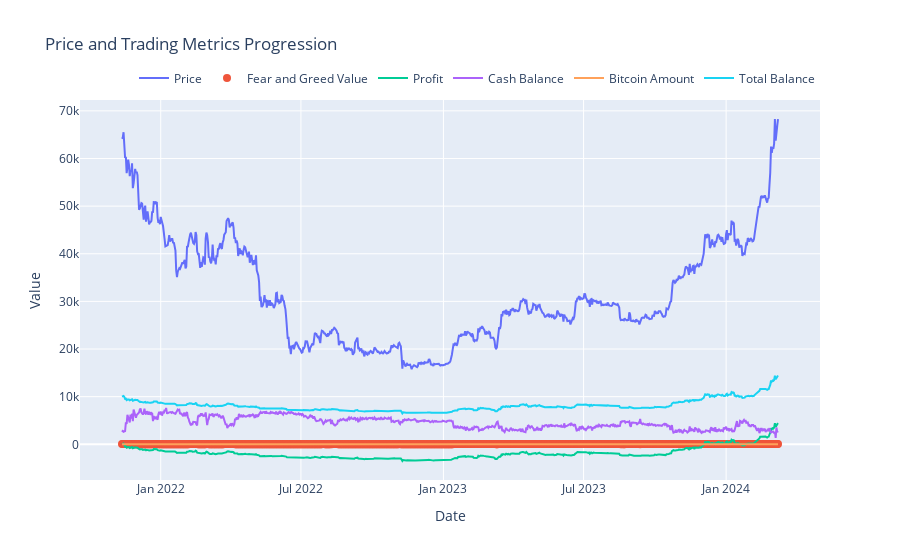

The notebook cell this image was saved under:
### Code cell
import plotly.graph_objects as go

# Initialize empty lists to store data for plotting
price_data = []
fear_and_greed_data = []
profit_data = []
cash_balance_data = []
bitcoin_amount_data = []
total_balance_data = []
date_data = list(Dates[245:])

# Loop through each day and append data
for i in range(len(indicator_values)):
    price_data.append(prices[i])
    fear_and_greed_data.append(indicator_values[i])
    profit_data.append(profits[i])
    cash_balance_data.append(cash[i])
    bitcoin_amount_data.append(bitcoin[i])
    total_balance_data.append(total[i])
    #date_data.append(Dates[i])

# Create Plotly figure
fig = go.Figure()

# Add traces for each data series
fig.add_trace(go.Scatter(x=date_data, y=price_data, mode='lines', name='Price'))
fig.add_trace(go.Scatter(x=date_data, y=fear_and_greed_data, mode='markers', name='Fear and Greed Value', marker=dict(size=8)))
fig.add_trace(go.Scatter(x=date_data, y=profit_data, mode='lines', name='Profit'))
fig.add_trace(go.Scatter(x=date_data, y=cash_balance_data, mode='lines', name='Cash Balance'))
fig.add_trace(go.Scatter(x=date_data, y=bitcoin_amount_data, mode='lines', name='Bitcoin Amount'))
fig.add_trace(go.Scatter(x=date_data, y=total_balance_data, mode='lines', name='Total Balance'))

# Update layout with labels
fig.update_layout(title='Price and Trading Metrics Progression',
                  xaxis_title='Date',
                  yaxis_title='Value',
                  legend=dict(orientation="h", yanchor="bottom", y=1.02, xanchor="right", x=1),
                  hovermode='x unified')

# Show the figure
fig.show()

### Figure 1 — Plotly figure (JSON) as saved in the notebook; plotly's stock layout.template omitted (floating-point values rounded to 4 significant figures; data arrays with more than 128 entries replaced by an {"elided": "..."} marker saying what was removed)
{"data": [{"mode": "lines", "name": "Price", "type": "scatter", "x": {"elided": "848 str values"}, "y": {"elided": "848 float values"}}, {"marker": {"size": 8}, "mode": "markers", "name": "Fear and Greed Value", "type": "scatter", "x": {"elided": "848 str values"}, "y": {"elided": "848 int values"}}, {"mode": "lines", "name": "Profit", "type": "scatter", "x": {"elided": "848 str values"}, "y": {"elided": "848 float values"}}, {"mode": "lines", "name": "Cash Balance", "type": "scatter", "x": {"elided": "848 str values"}, "y": {"elided": "848 float values"}}, {"mode": "lines", "name": "Bitcoin Amount", "type": "scatter", "x": {"elided": "848 str values"}, "y": {"elided": "848 float values"}}, {"mode": "lines", "name": "Total Balance", "type": "scatter", "x": {"elided": "848 str values"}, "y": {"elided": "848 float values"}}], "layout": {"hovermode": "x unified", "legend": {"orientation": "h", "x": 1, "xanchor": "right", "y": 1.02, "yanchor": "bottom"}, "title": {"text": "Price and Trading Metrics Progression"}, "xaxis": {"title": {"text": "Date"}}, "yaxis": {"title": {"text": "Value"}}}}
